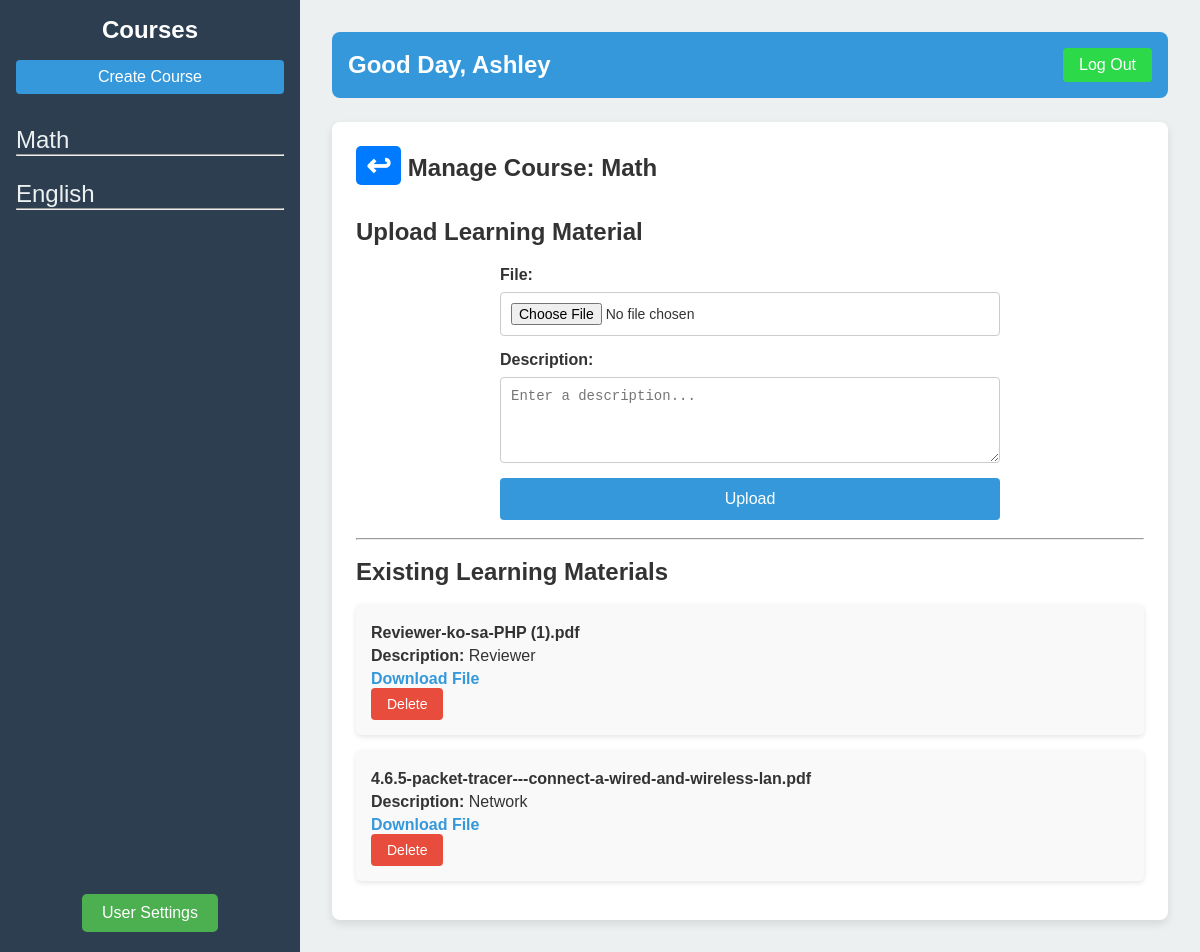
Page /Dashboard/Teacher Dash/Functionalities/Learning Material/learning_material.php?course_id=1 (signed in) on the committed database.
### tables this page shows
CREATE TABLE `courses` (
  `course_id` int(11) NOT NULL,
  `course_name` varchar(100) NOT NULL,
  `teacher_id` int(11) NOT NULL,
  `assignment_weight` decimal(5,2) NOT NULL,
  `quiz_weight` decimal(5,2) NOT NULL,
  `exam_weight` decimal(5,2) NOT NULL
);

CREATE TABLE `users` (
  `user_id` int(11) NOT NULL,
  `first_name` varchar(50) NOT NULL,
  `last_name` varchar(50) NOT NULL,
  `username` varchar(50) NOT NULL,
  `email` varchar(255) NOT NULL,
  `password` varchar(255) NOT NULL,
  `role` enum('teacher','student') NOT NULL,
  `created_at` timestamp NOT NULL DEFAULT current_timestamp(),
  `reset_code` varchar(6) DEFAULT NULL,
  `reset_expiry` datetime DEFAULT NULL
);

CREATE TABLE `learning_materials` (
  `learning_materials_id` int(11) NOT NULL,
  `course_id` int(11) NOT NULL,
  `file_name` varchar(255) NOT NULL,
  `description` text DEFAULT NULL,
  `file_data` longblob DEFAULT NULL,
  `upload_date` timestamp NOT NULL DEFAULT current_timestamp()
);

### db.php (called while the page is built, shortened)
<?php
class Database{
    private $host = 'localhost';
    private $db_name = 'lms';
    private $username = 'root';
    private $password = '';
    public $conn;
    public function __construct() {
        $this->conn = new mysqli($this->host, $this->username, $this->password, $this->db_name);
    }
    public function getConnection(){
        return $this->conn;
    }
}
?>

### Dashboard/Classes/Dashboard.php (called while the page is built, shortened)
<?php
require_once 'crud.php';
class Dashboard
{
    private $crud;
    public function __construct()
    {
        $this->database = new Database();
        $this->conn =  $this->database->getConnection();
        $this->crud = new Crud($this->conn);
    }
    public function getUsername($user_id)
    {
        return $this->crud->readSingleRow(
            'SELECT first_name FROM users WHERE user_id = ?',
            [$user_id],
            'i'
        )['first_name'];
    }
    public function getCourses($teacher_id)
    {
        return $this->crud->readAllRows(
            'SELECT * FROM courses WHERE teacher_id = ?',
            [$teacher_id],
            'i'
        );
    }
    public function getCourseDetails($course_id)
    {
        return $this->crud->readAllRows(
            'SELECT * FROM courses WHERE course_id = ?',
            [$course_id],
            'i'
        );
    }
}

### Dashboard/Classes/crud.php (called while the page is built, shortened)
<?php
require_once $_SERVER['DOCUMENT_ROOT'] . '/FinalProj/db.php';
class Crud
{
    private $conn;
    public function __construct($connection)
    {
        $this->conn = $connection;
    }
    public function readSingleRow($query, $params, $paramTypes)
    {
        $stmt = $this->conn->prepare($query);
        $stmt->bind_param($paramTypes, ...$params);
        $stmt->execute();
        return $stmt->get_result()->fetch_assoc();
    }
    public function readAllRows($query, $params, $paramTypes)
    {
        $stmt = $this->conn->prepare($query);
        $stmt->bind_param($paramTypes, ...$params);
        $stmt->execute();
        return $stmt->get_result();
    }
}
?>

### Dashboard/Classes/Material.php (called while the page is built, shortened)
<?php
require_once 'crud.php';
class Material {
    private $crud;
    public function __construct(){
        $this->database = new Database();
        $this->conn = $this->database->getConnection();
        $this->crud = new Crud($this->conn);
    }
    public function getLearningMaterials($course_id)
    {
        $query = 'SELECT learning_materials_id, file_name, description, upload_date
              FROM learning_materials WHERE course_id = ?';
        $params = [$course_id];
        return $this->crud->readAllRows($query, $params, 'i');
    }
}
?>

### Dashboard/Teacher Dash/Functionalities/Learning Material/learning_material.php (the view, shortened to what this page needs)
<?php
require_once $_SERVER['DOCUMENT_ROOT'] . '/FinalProj/db.php';
require_once $_SERVER['DOCUMENT_ROOT'] . '/FinalProj/Dashboard/Classes/Dashboard.php';
require_once $_SERVER['DOCUMENT_ROOT'] . '/FinalProj/Dashboard/Classes/Material.php';
$teacherDash = new Dashboard();
$material = new Material();
$user_id = $_SESSION['user_id'];
$teacher_name = htmlspecialchars($teacherDash->getUsername($user_id));
$courses = $teacherDash->getCourses($user_id);
$course_id = isset($_GET['course_id']) ? $_GET['course_id'] : null;
$course_details = null;
if ($course_id) {
    $stmt = $teacherDash->getCourseDetails($course_id);
    $course_details = $stmt->fetch_assoc();
}
$learning_materials = [];
if ($course_id) {
    $fetch_learningMaterials = $material->getLearningMaterials($course_id);
    while ($row = $fetch_learningMaterials->fetch_assoc()) {
        $learning_materials[] = $row;
    }
}
?>
<!DOCTYPE html>
<html lang="en">
<head>
    <link rel="stylesheet" href="style.css">
</head>
<body>
    <div class="dashboard">
        <?php include '../../Includes/sidebar.php'; ?>
        <main class="main-content">
            <?php include '../../Includes/header.php'; ?>
            <section id="course-details" class="section">
                <?php if ($course_details): ?>
                    <h1>
                        <a href="../../index.php?course_id=<?php echo $course_id; ?>" class="back-button">&#8617;</a>
                        Manage Course: <?php echo htmlspecialchars($course_details['course_name']); ?>
                    </h1>
                    <br>
                    <h2>Upload Learning Material</h2>
                    <div class="upload-section">
                        <form action="learning_material.php?course_id=<?php echo htmlspecialchars($course_id); ?>" method="POST" enctype="multipart/form-data">
                            <div class="form-group">
                                <label for="file">File:</label>
                                <input type="file" id="file" name="file" required>
                            </div>
                            <div class="form-group">
                                <label for="description">Description:</label>
                                <textarea id="description" name="description" rows="4" placeholder="Enter a description..." required></textarea>
                            </div>
                            <div class="form-group">
                                <button type="submit" class="btn">Upload</button>
                            </div>
                        </form>
                    </div><br>
                    <hr><br>
                    <h2>Existing Learning Materials</h2> <br>
                    <div class="material-list">
                        <?php if (count($learning_materials) > 0): ?>
                            <ul>
                                <?php foreach ($learning_materials as $material_item): ?>
                                    <li>
                                        <p><strong><?php echo htmlspecialchars($material_item['file_name']); ?></strong></p>
                                        <p><strong>Description:</strong> <?php echo htmlspecialchars($material_item['description']); ?></p>
                                        <a class="download-link" href="download_material.php?material_id=<?php echo $material_item['learning_materials_id']; ?>">Download File</a>
                                        <form action="learning_material.php?course_id=<?php echo htmlspecialchars($course_id); ?>" method="POST" onsubmit="return confirm('Are you sure you want to delete this material?');">
                                            <button type="submit" class="btn btn-delete">Delete</button>
                                        </form>
                                    </li>
                                <?php endforeach; ?>
                            </ul>
                        <?php else: ?>
                            <p>No learning materials available for this course.</p>
                        <?php endif; ?>
                    </div>
                <?php else: ?>
                    <p>Select a course to view its details and management options.</p>
                <?php endif; ?>
            </section>
        </main>
    </div>
</body>
</html>

### Dashboard/Teacher Dash/Includes/sidebar.php
<aside class="sidebar">
    <h2>Courses</h2>
    <div class="create-course">
        <a href="/FinalProj/Dashboard/Teacher Dash/Functionalities/Course/create_course.php">Create Course</a>
    </div>
    <nav>
        <ul>
            <?php while ($row = $courses->fetch_assoc()) { ?>
                <li>
                    <a href="<?php echo '/FinalProj/Dashboard/Teacher Dash/index.php?course_id=' . htmlspecialchars($row['course_id']); ?>">
                        <?php echo htmlspecialchars($row['course_name']); ?>
                    </a>
                    <hr>
                </li>
            <?php } ?>
        </ul>
    </nav>
    <div class="user-settings">
        <a href="/FinalProj/Dashboard/Teacher Dash/Functionalities/UserSettings/user_settings.php">User Settings</a>
    </div>
</aside>

### Dashboard/Teacher Dash/Includes/header.php
<header class="header">
    <div class="user-info">
        <h1>Good Day, <?php echo htmlspecialchars($teacher_name); ?></h1>
    </div>
    <a href="/FinalProj/Authentication/logout.php" class="logout">Log Out</a>
</header>

### Dashboard/Teacher Dash/Functionalities/Learning Material/style.css (style rules this page uses)
* { margin: 0; padding: 0; box-sizing: border-box; }
body { font-family: Arial, sans-serif; color: #333; }
.dashboard { display: flex; min-height: 100vh; }
.sidebar { width: 30%; max-width: 300px; background-color: #2C3E50; color: #fff; padding: 16px; position: relative; }
.sidebar h2 { font-size: 24px; margin-bottom: 16px; text-align: center; }
.create-course a { display: inline-block; color: #fff; background-color: #3498db; padding: 8px; text-align: center; border-radius: 4px; text-decoration: none; width: 100%; }
.sidebar nav ul { list-style-type: none; margin-top: 32px; }
.sidebar nav ul li { margin: 24px 0; }
.sidebar nav ul li a { margin-top: 800px; color: #ecf0f1; text-decoration: none; font-size: 24px; }
.user-settings { position: absolute; bottom: 20px; left: 50%; transform: translateX(-50%); }
.user-settings a { display: inline-block; text-decoration: none; background-color: #4CAF50; color: white; padding: 10px 20px; font-size: 16px; text-align: center; border-radius: 5px; transition: background-color 0.3s; border: none; box-sizing: border-box; }
.header { display: flex; justify-content: space-between; align-items: center; background-color: #3498db; padding: 16px; border-radius: 8px; color: #fff; }
.header h1 { font-size: 24px; margin: 0; }
.header .logout { color: #fff; text-decoration: none; background-color: #2cda49; padding: 8px 16px; border-radius: 4px; font-size: 16px; }
.section { background-color: #fff; border-radius: 8px; padding: 24px; margin-top: 24px; box-shadow: 0 4px 8px rgba(0, 0, 0, 0.1); }
.main-content { flex: 1; padding: 32px; background-color: #ecf0f1; }
.back-button { display: inline-block; font-size: 30px; padding: 2px 10px; background-color: #007bff; color: white; text-decoration: none; border-radius: 5px; margin-bottom: 15px; }
.material-list ul { list-style: none; padding: 0; }
.material-list li { padding: 15px; background-color: #f9f9f9; margin-bottom: 15px; border-radius: 5px; box-shadow: 0 2px 5px rgba(0, 0, 0, 0.1); }
.material-list li p { margin: 5px 0; }
.material-list li a { color: #3498db; text-decoration: none; font-weight: bold; }
.btn-delete { background-color: #e74c3c; color: #fff; padding: 8px 16px; border-radius: 4px; font-size: 14px; border: none; cursor: pointer; transition: background-color 0.3s; }
.upload-section { margin-top: 20px; }
.upload-section form { display: flex; flex-direction: column; gap: 15px; max-width: 500px; margin: 0 auto; }
.upload-section .form-group { display: flex; flex-direction: column; gap: 8px; }
.upload-section .form-group label { font-size: 16px; font-weight: bold; }
.upload-section .form-group input, .upload-section .form-group textarea { padding: 10px; border: 1px solid #ccc; border-radius: 4px; font-size: 14px; }
.upload-section .form-group button { background-color: #3498db; color: white; border: none; padding: 12px 16px; font-size: 16px; border-radius: 4px; cursor: pointer; }

### rows in the picture
courses: course_name "Math"
courses: course_name "English"
users: first_name "Ashley"
learning_materials: file_name "Reviewer-ko-sa-PHP (1).pdf", description "Reviewer"
learning_materials: file_name "4.6.5-packet-tracer---connect-a-wired-and-wireless-lan.pdf", description "Network"
